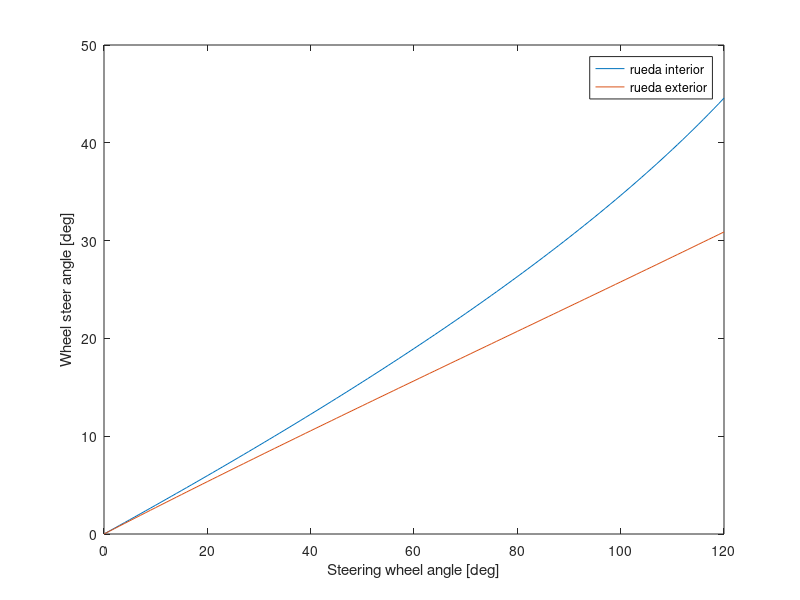
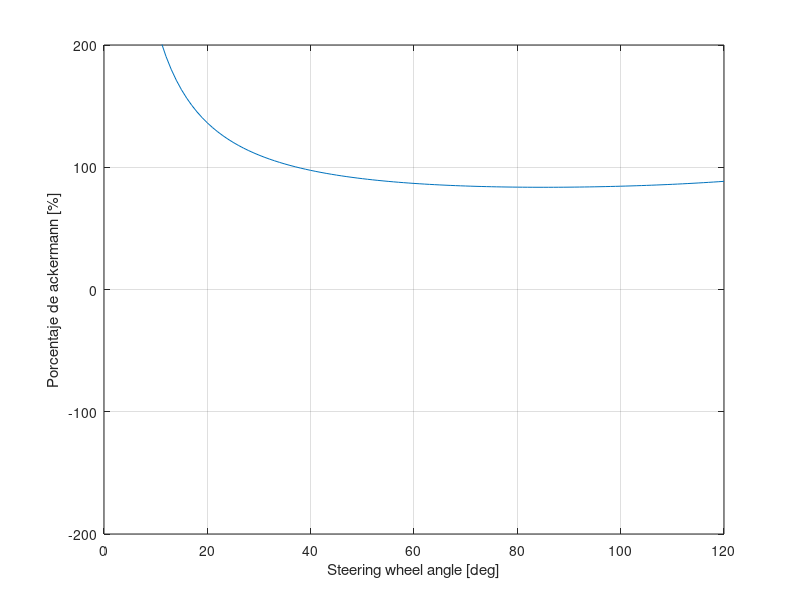
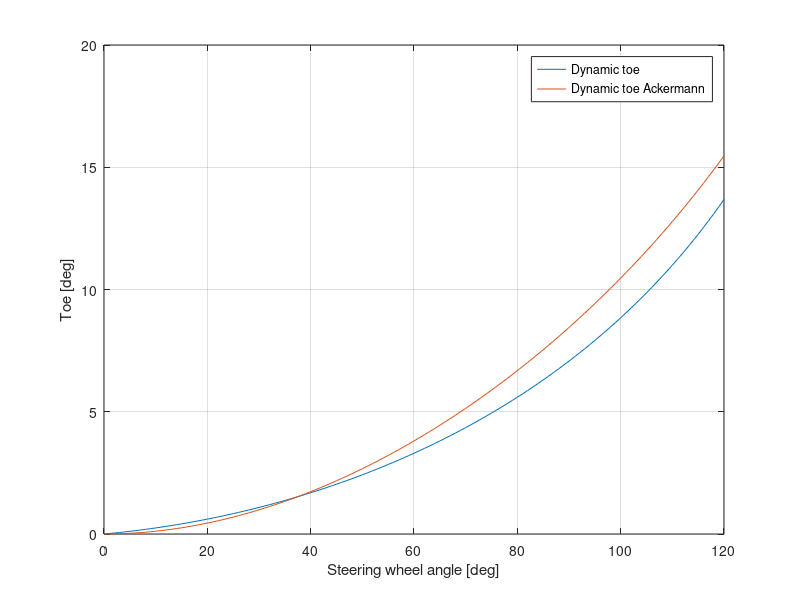

Recreate these plots in MATLAB, in order.
close all
clear all
clc

% DATOS (distancias todas en mm)
% dimensiones coche
wheelbase = 1600;
front_track = 1250;
rear_track = 1250; 
r_pinion = 35/2; % radio pinion

% INPUTS geometría steering. Centro de coordenadas en KingPin rueda
% izquierda
l_rack = 600; %
x_rack = 60; % posición en eje x rack
y_tie_mangueta = -25;
x_tie_mangueta = 60;

% cálculo puntos y ángulos para steer_angle = 0
ax = x_rack;
ay = front_track/2 - l_rack/2;
bx = x_tie_mangueta;
by = y_tie_mangueta;

l_brazo = sqrt(bx^2 + by^2);
l_tierod = sqrt((ay - by)^2 + (ax - bx)^2);
l_ac_ini = sqrt(ay^2 + ax^2);
ang_ac_ini = atan2d(ax, ay);
alpha_ini = acosd((l_ac_ini^2 + l_brazo^2 - l_tierod^2)/(2*l_brazo*l_ac_ini));


intwheel_deg = [zeros(1, 121)];
extwheel_deg = [zeros(1, 121)];
extwheel_ack_deg = [zeros(1, 121)];
idx = 2;

for swheel_angle = 1:120 %rueda exterior
    rack_disp = deg2rad(swheel_angle)*r_pinion;
                                                                
    l_ac = sqrt((ay + rack_disp)^2 + ax^2);
    alpha_delta = acosd((l_ac^2 + l_brazo^2 - l_tierod^2)/(2*l_brazo*l_ac)) - alpha_ini;
    ang_ac_delta = atan2d(ax, rack_disp + ay) - ang_ac_ini;

    extwheel_deg(idx) = (ang_ac_delta - alpha_delta);

    idx = idx + 1;

end



idx = 2;
for swheel_angle = 1:120 %rueda interior
    rack_disp = -deg2rad(swheel_angle)*r_pinion;
                                                                
    l_ac = sqrt((ay + rack_disp)^2 + ax^2);
    alpha_delta = acosd((l_ac^2 + l_brazo^2 - l_tierod^2)/(2*l_brazo*l_ac)) - alpha_ini;
    ang_ac_delta = atan2d(ax, rack_disp + ay) - ang_ac_ini;

    intwheel_deg(idx) = (ang_ac_delta + alpha_delta);
    extwheel_ack_deg(idx) = atand(wheelbase/(wheelbase/tan(deg2rad(intwheel_deg(idx))) + front_track));

    idx = idx + 1;

end

dynamic_toe_ack = intwheel_deg - extwheel_ack_deg ;
dynamic_toe =  intwheel_deg - extwheel_deg;
ack_pctge = dynamic_toe./dynamic_toe_ack;


figure(1)
plot(0:120, intwheel_deg);
hold on
plot(0:120, extwheel_deg);
legend('rueda interior', 'rueda exterior')
xlabel('Steering wheel angle [deg]')
ylabel('Wheel steer angle [deg]')

figure(2)
plot(0:120, ack_pctge*100);
xlabel('Steering wheel angle [deg]')
ylabel('Porcentaje de ackermann [%]')
ylim([-200, 200])
grid on

figure(3)
plot(0:120, dynamic_toe)
hold on
plot(0:120, dynamic_toe_ack)
grid on
legend('Dynamic toe', 'Dynamic toe Ackermann')
xlabel('Steering wheel angle [deg]')
ylabel('Toe [deg]')
